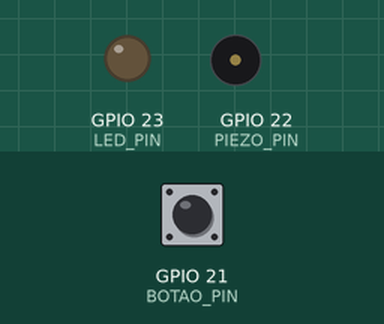
Simulated run of this sketch. Board: ESP32. On the bench: output pins drawn as LEDs (lit = HIGH), buzzer (waves = sounding). Inputs (shaded band) come from the test bench; at power-on: GPIO 21 (BOTAO_PIN) HIGH. WiFi joins after 1.5 s; servers stay silent unless stated; web services answer with replies made up by the test bench; what the sketch prints to the serial monitor is not drawn.

Above: at 3.2 s.
3.3 s: GPIO 21 (BOTAO_PIN) pulled LOW for 1 s
At 3.51 s:
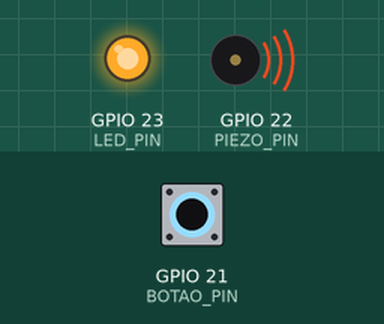
6.3 s: GPIO 21 (BOTAO_PIN) pulled LOW for 3.2 s
At 10.7 s:
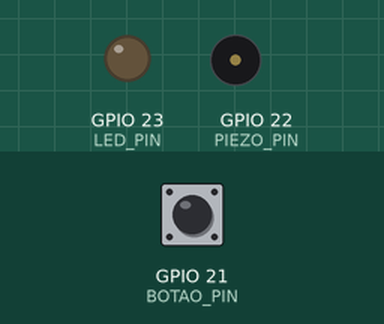
Timing chart, 0 to 12.2 s (numbered marks = the images above; inputs shaded):
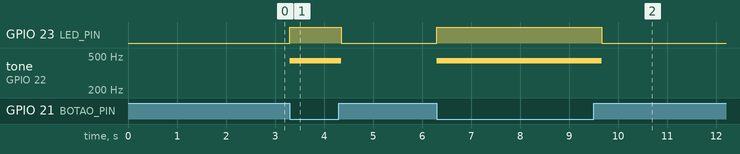

Measured:
- after the input at 3.3 s, GPIO 23 (LED_PIN): LOW → HIGH at once, → LOW 1.0 s later; tone on GPIO 22 (PIEZO_PIN): silent → 440 Hz at once, → silent 1.0 s later
- after the input at 6.3 s, GPIO 23 (LED_PIN): LOW → HIGH at once, → LOW 3.4 s later; tone on GPIO 22 (PIEZO_PIN): silent → 440 Hz at once, → silent 3.4 s later

The sketch:

firmware.ino
```cpp
#include <WiFi.h>
#include <HTTPClient.h>

#include <UrlEncode.h>

// Defina os dados da rede Wi-Fi
const char* ssid = "<SSID-WIFI>";
const char* password = "<SENHA-WIFI>";

const String API_URL = "https://api.callmebot.com/whatsapp.php";
const String API_KEY = "<API-KEY>";
const String TELEFONE = "<TELEFONE-CLIENTE>";

const int BOTAO_PIN = 21;
const int LED_PIN = 23;

const int PIEZO_PIN = 22;

void setup() {
  Serial.begin(115200);
  WiFi.begin(ssid, password);

  Serial.print("Conectando-se ao Wi-Fi");
  while (WiFi.status() != WL_CONNECTED) {
    delay(1000);
    Serial.print(".");
  }
  Serial.println("");
  Serial.println("Conectado ao Wi-Fi");

  pinMode(BOTAO_PIN, INPUT_PULLUP);

  pinMode(LED_PIN, OUTPUT);
  digitalWrite(LED_PIN, LOW);

  pinMode(PIEZO_PIN, OUTPUT);

}

bool enviar_mensagem(const char *mensagem) {
  HTTPClient http;

  String requisicaoUrl = API_URL + "?phone=" + TELEFONE + "&text=" + urlEncode(mensagem) + "&apikey=" + API_KEY;
  Serial.println("requisicao para:");
  Serial.println(requisicaoUrl);

  http.begin(requisicaoUrl);
  http.addHeader("Content-Type", "application/x-www-form-urlencoded");
  http.addHeader("Accept", "text/html");

  int respostaHttp = http.POST(requisicaoUrl);

  Serial.print("INFO: código de resposta do servidor: ");
  Serial.println(respostaHttp);

  bool sucesso = respostaHttp == 200;
  http.end();

  return sucesso;
}

void loop() {
  if (WiFi.status() != WL_CONNECTED) {
    Serial.println("Erro na conexão Wi-Fi");
  }

  if (digitalRead(BOTAO_PIN) == LOW) {
    Serial.println("INFO: botão apertado");

    tone(PIEZO_PIN, 440);
    digitalWrite(LED_PIN, HIGH);

    if (!enviar_mensagem("Socorro!")) {
      Serial.println("ERRO: falha ao enviar mensagem");
    }

    noTone(PIEZO_PIN);
    digitalWrite(LED_PIN, LOW);
  }
}
```
